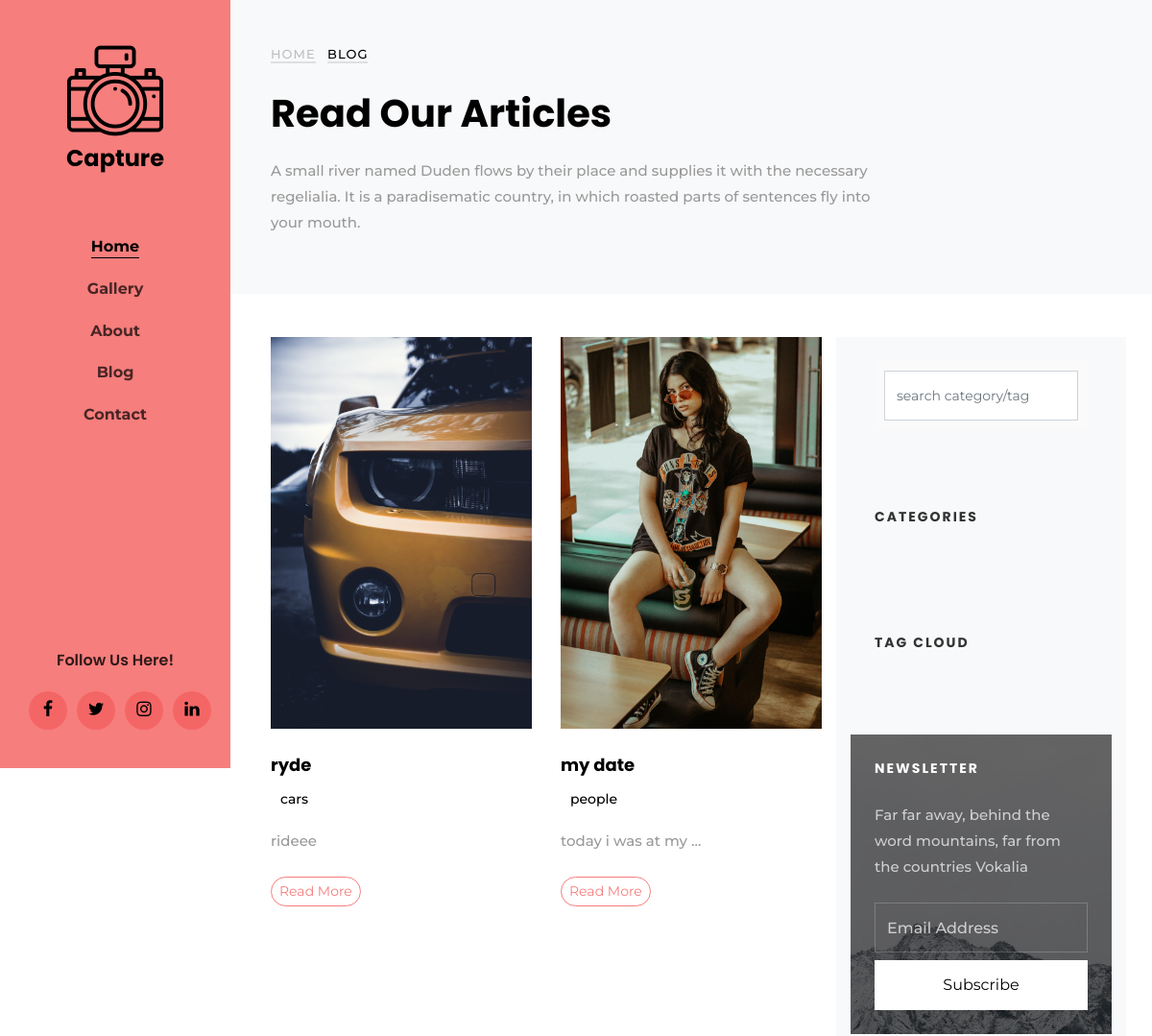
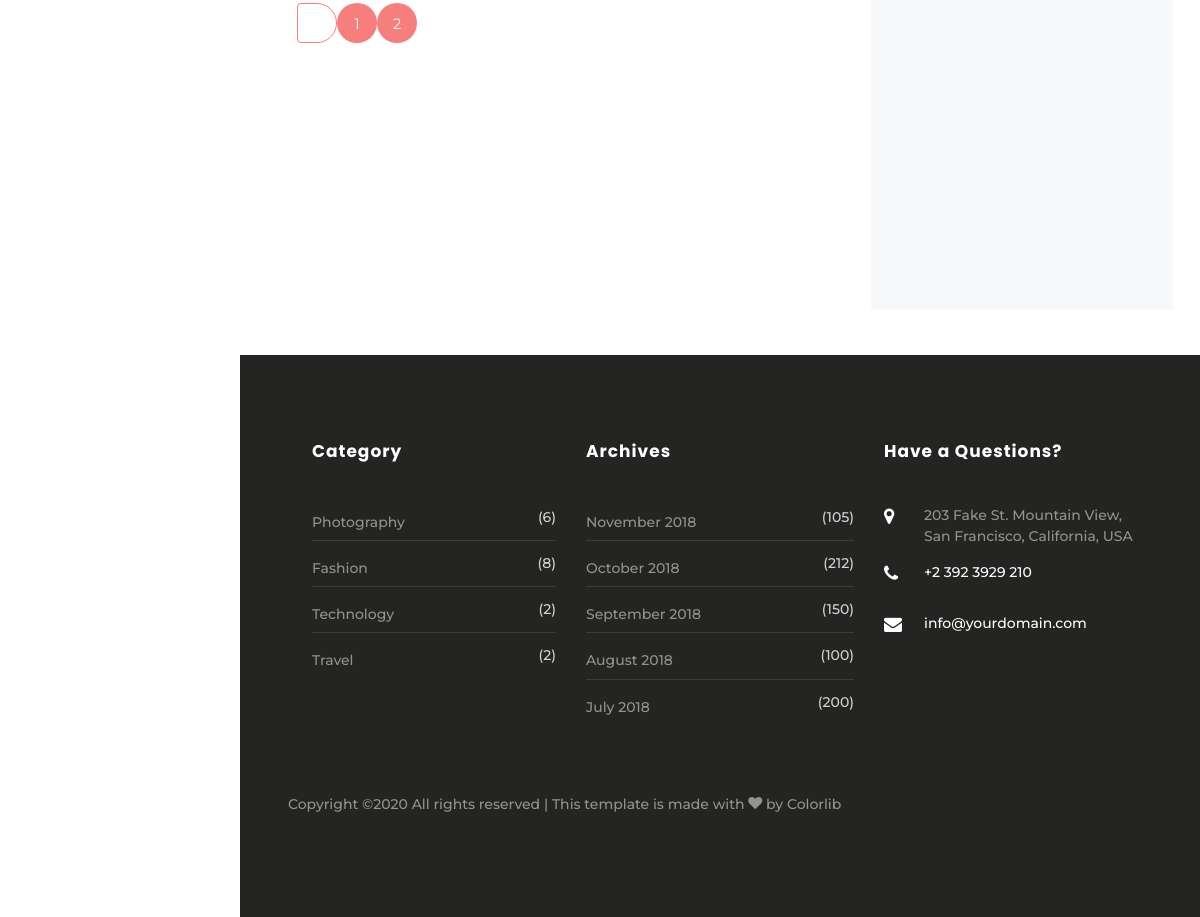
Screenshot of /blog/?page=2 with the database file from the repository (2 pictures, top to bottom).
### blog/models.py (models this page shows, shortened)
class Post(models.Model):
    image = models.ImageField(upload_to='blog/')
    title = models.CharField(max_length=50)
    date = models.DateField(default=timezone.now)
    category = models.ForeignKey('Category', on_delete=models.SET_NULL, null=True)
    content = models.TextField()
    tags = TaggableManager(blank=True)
    author = models.ForeignKey(User, on_delete=models.CASCADE, null=True)
    class Meta:
        verbose_name = 'Post'
        verbose_name_plural = 'Posts'

class Category(models.Model):
    name =  models.CharField(max_length=20)
    class Meta:
        verbose_name = 'Category'
        verbose_name_plural = 'Categories'
    def __str__(self):
        return self.name

### blog/views.py (the view)
# urls.py: path('', views.list, name='list'),
def list(request):
    list = Post.objects.all()
    search_query = request.GET.get('q')
    if search_query :
        list = list.filter(
            Q(title__icontains = search_query)|
            Q(content__icontains= search_query) |
            Q(tags__name__icontains= search_query)
        ).distinct()
    paginator = Paginator(list, 2) # 2 post per page
    page = request.GET.get('page')
    list = paginator.get_page(page)
    context = {
        'list': list
    }
    return render(request, 'blog/blog.html', context)

### blog/templates/blog/blog.html (shortened to what this page needs)
{% extends 'base.html' %}
{% block body %}
{% load static %}
		<div>
		<section class="ftco-section bg-light ftco-bread">
			<div class="container">
				<div class="row no-gutters slider-text align-items-center">
		  <div class="col-md-9 ftco-animate">
			<p class="breadcrumbs"><span class="mr-2"><a href="/">Home</a></span> <span>Blog</span></p>
			<h1 class="mb-3 bread">Read Our Articles</h1>
			<p>A small river named Duden flows by their place and supplies it with the necessary regelialia. It is a paradisematic country, in which roasted parts of sentences fly into your mouth.</p>
		  </div>
		</div>
			</div>
		</section>
		<section class="ftco-section">
		<div class="container">
			<div class="row">
				<div class="col-lg-8">
					<div class="row">
						{% for y in list %}
						<div class="col-md-6">
							<div class="blog-entry ftco-animate">
								<a href="{% url 'blog:detail' y.id %}"><img src="{{y.image.url}}" alt="Image placeholder" class="img-fluid"></a>
									<div class="text text-2 pt-2 mt-3">
						  <h3 class="mb-2"><a href="{% url 'blog:detail' y.id %}">{{ y.title }}</a></h3>
						  <div class="meta-wrap">
											<p class="meta">
								  <span><a href="{% url 'blog:detail' y.id %}" class='tag-cloud-link' >{{ y.category}}</a></span>
							  </p>
						  </div>
						  <p class="mb-4">{{y.content|truncatewords:5}}</p>
						  <p><a href="{% url 'blog:detail' y.id %}" class="btn btn-primary btn-outline-primary btn-sm">Read More</a></p>
						</div>
						</div>
						</div>
						{% endfor %}
					</div>
					<div class="row mt-5">
				  <div class="col text-center">
					<div class="block-27">
						{% if list.has_other_pages %}
						<div class="col-md-12">
						  <ul class="pagination custom-pagination">
							{% if list.has_previous %}
							  <li class="page-item prev"><a class="page-link" href="?page={{list.previous_page_number}}"></a></li>
							{% else %}
							  <li class="disabled"></li>
							{% endif %}
							{% for pages in list.paginator.page_range %}
							  {% if list.number == pages %}
								<li class="page-item active"><a class="page-linkx" href="#">{{pages}}</a></li>
							  {% else %}
								<li class="page-item active"><a class="page-linkx" href="?page={{pages}}">{{pages}}</a></li>
							  {% endif %}
							{% endfor %}
						  </ul>
						</div>
					  {% endif %}
					</div>
				  </div>
				</div>
				</div>
				<div class="col-lg-4 sidebar ftco-animate bg-light">
			<div class="sidebar-box">
			  <form action="{% url 'blog:list' %}" method="GET" class="search-form">
				<div class="form-group">
				  <input type="text" class="form-control" name='q' value="{{request.Get.q}}" placeholder="search category/tag">
				</div>
			  </form>
			</div>
			<div class="sidebar-box ftco-animate">
				<h3 class="sidebar-heading">Categories</h3>
			</div>
			<div class="sidebar-box ftco-animate">
			  <h3 class="sidebar-heading">Tag Cloud</h3>
			</div>
						<div class="sidebar-box subs-wrap img" style="background-image: url(images/bg_1.jpg);">
							<div class="overlay"></div>
							<h3 class="mb-4 sidebar-heading">Newsletter</h3>
							<p class="mb-4">Far far away, behind the word mountains, far from the countries Vokalia</p>
			  <form action="#" class="subscribe-form">
				<div class="form-group">
				  <input type="text" class="form-control" placeholder="Email Address">
				  <input type="submit" value="Subscribe" class="mt-2 btn btn-white submit">
				</div>
			  </form>
			</div>
		  </div>
			</div>
		</div>
	</section>
		</div>
{% endblock body %}

### rows the page displays
Post: image (picture), title "ryde", category "cars", content "rideee"
Post: image (picture), title "my date", category "people", content "today i was at my …"

### other values shown
{{ pages }} "1"
{{ pages }} "2"
